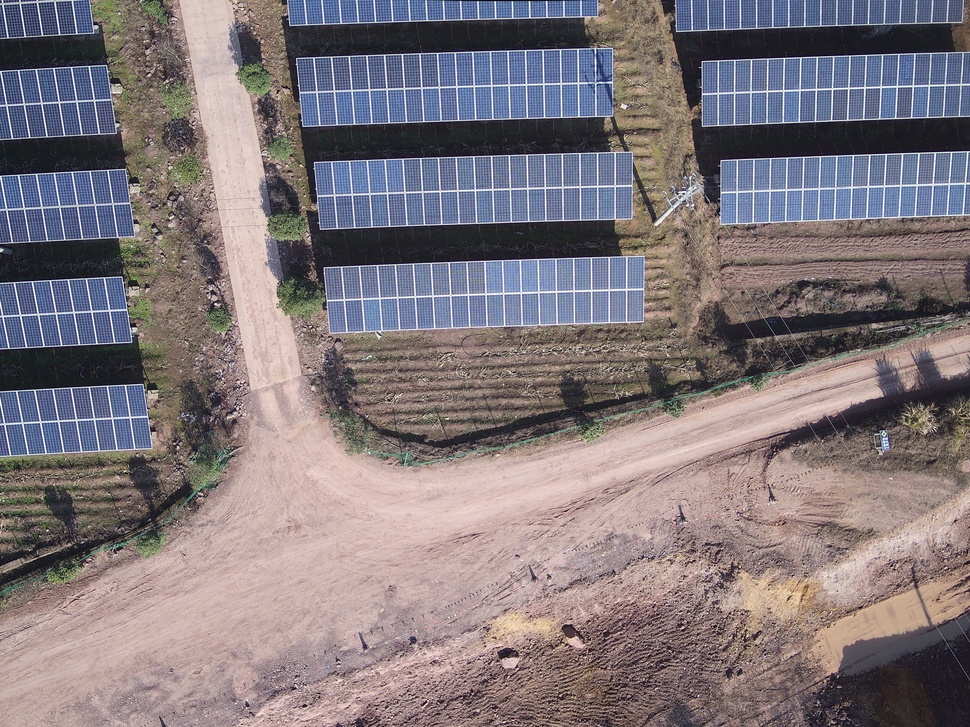
#> input picture Images/DJI_0188.jpg, 970 x 727 px, shrunk from 4000 x 3000 before the run, given in place of DJI_0452-tryout-defishr.jpg, which was not available
$ python test_BEBLID.py
#> lines starting #> are read from the running program, lines starting #| are printed output that depends on the picture; pictures that were not available may be replaced by others from this repository, and a replacement may not be noted
from __future__ import print_function
import matplotlib.pyplot as plt
import matplotlib.image as mpimg
import numpy as np
import time
import cv2
# from draw_matches import draw_matches
from enum import Enum
# [5 lines of commented-out code are left out]

class DrawingType(Enum):
    ONLY_LINES = 1
    LINES_AND_POINTS = 2
    COLOR_CODED_POINTS_X = 3
    COLOR_CODED_POINTS_Y = 4
    COLOR_CODED_POINTS_XpY = 5

# Load grayscale images
img1 = mpimg.imread(r"E:\xlq\PycharmProjects\LearnCV\TIFF_MATCH\ImageRegistration\images\DJI_0452-tryout-defishr.jpg")
#> img1 is the input picture: shape (727, 970, 3); mean R, G, B 128.9, 119.1, 123.7
img2 = mpimg.imread(r'E:\xlq\PycharmProjects\LearnCV\TIFF_MATCH\ImageRegistration\images\MOSAIC_YC.tif')
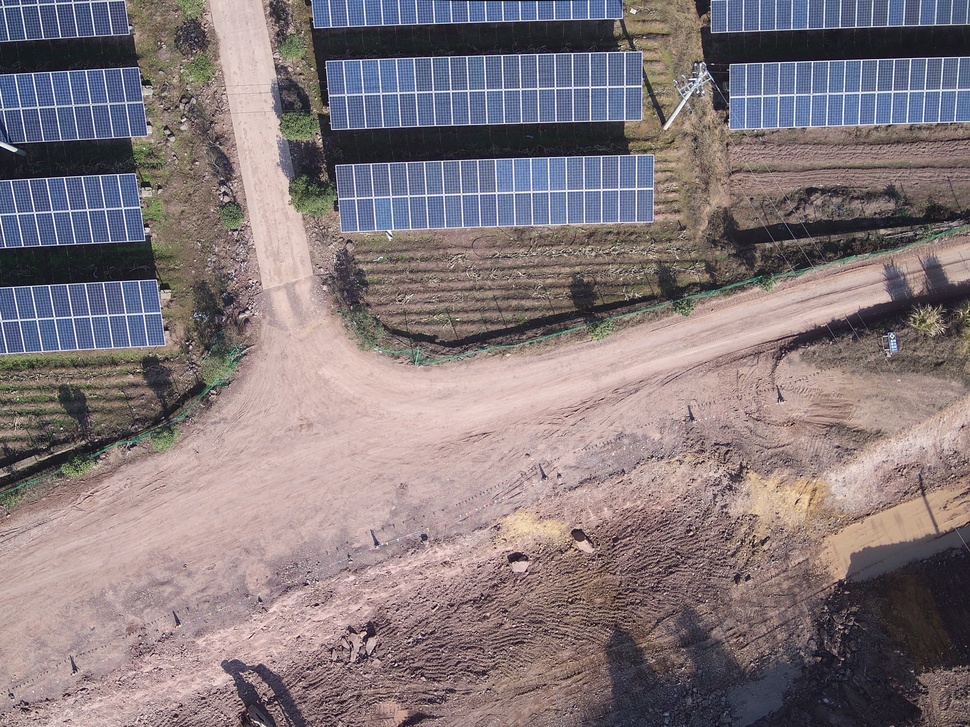
#> input picture Images/DJI_0190.jpg, 970 x 727 px, shrunk from 4000 x 3000 before the run, given in place of MOSAIC_YC.tif, which was not available
#> img2 is the input picture: shape (727, 970, 3); mean R, G, B 132.5, 120.2, 123.4

#复制一些原图的副本，画图用
img1_list = []
img2_list = []
for i in range(15):
    img1_list.append(img1.copy())
    img2_list.append(img2.copy())
#> after the loop, img1_list = 15 items; img2_list = 15 items

img11 = img1.copy()
img22 = img2.copy()


img1_g = cv2.cvtColor(img1, cv2.COLOR_BGR2GRAY)
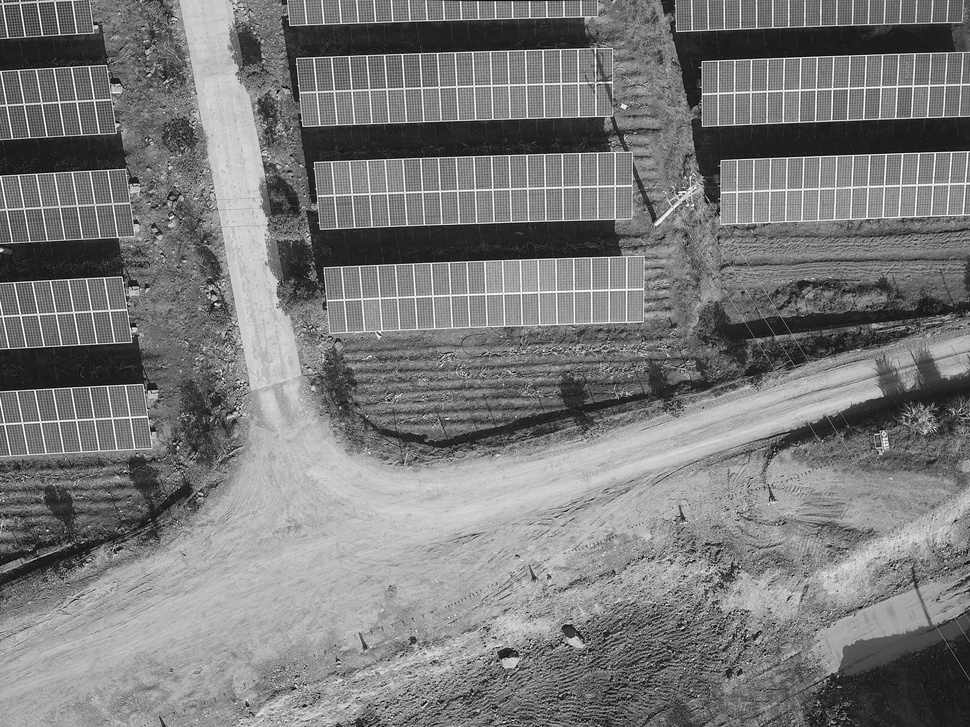
#> img1_g: shape (727, 970); min 1, max 255, mean 121.6
img2_g = cv2.cvtColor(img2, cv2.COLOR_BGR2GRAY)
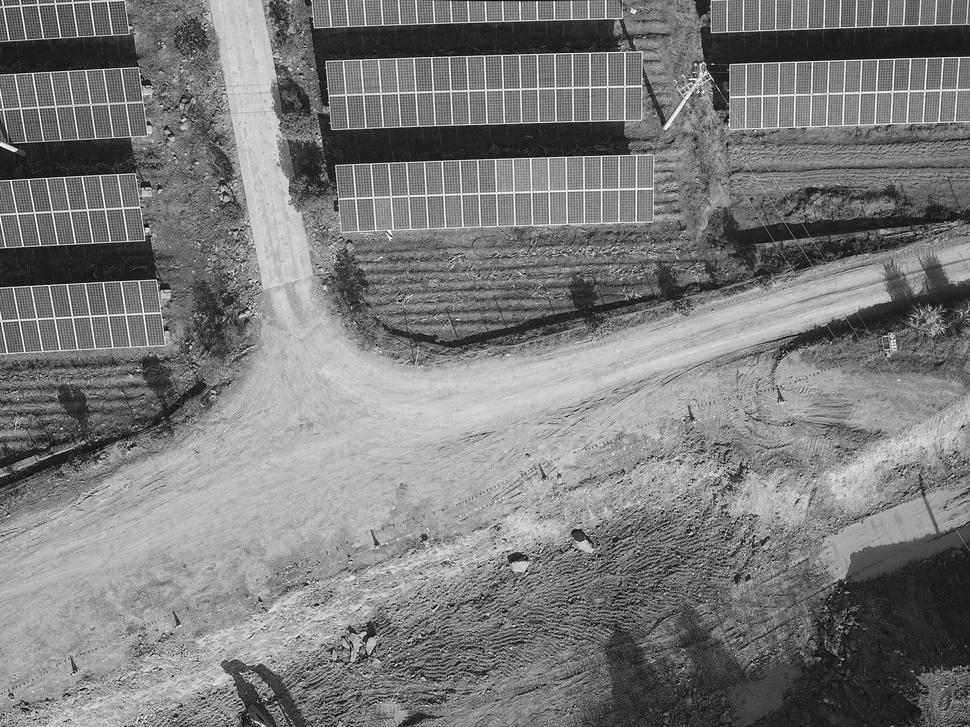
#> img2_g: shape (727, 970); min 1, max 255, mean 122.6

figure, ax = plt.subplots(1, 2, figsize=(16, 8))

ax[0].imshow(img1_g, cmap='gray')
ax[1].imshow(img2_g, cmap='gray')
plt.show()
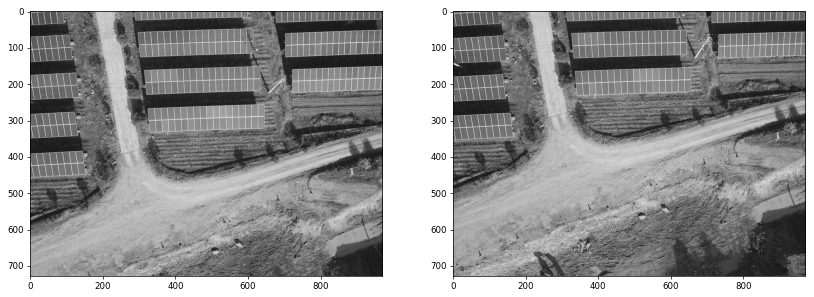
#> figure drawn by matplotlib, 2 panels


# fs = cv.FileStorage(args.homography, cv.FILE_STORAGE_READ)
# homography = fs.getFirstTopLevelNode().mat()

#ORB detector
orb = cv2.ORB_create(10000)
kps1 = orb.detect(img1_g,None)
#> kps1 = 9657 keypoints; strongest (x, y, size): (53, 390, 31), (89, 388, 31), (35, 392, 31), (108, 172, 31)
kps2 = orb.detect(img2_g,None)
#> kps2 = 9602 keypoints; strongest (x, y, size): (68, 73, 31), (40, 244, 31), (32, 74, 31), (121, 282, 31)

#BEBLID descriptor
beblid = cv2.xfeatures2d.BEBLID_create(0.75)
keypoints_1, descriptors_1 = beblid.compute(img1_g,kps1)
#> keypoints_1 has the same summary as kps1
keypoints_2, descriptors_2 = beblid.compute(img2_g,kps2)
#> keypoints_2 has the same summary as kps2
red = (255,0,0)
#color = (51,163,236)
#> (the run stopped early here; a loop or call above may not have finished)
